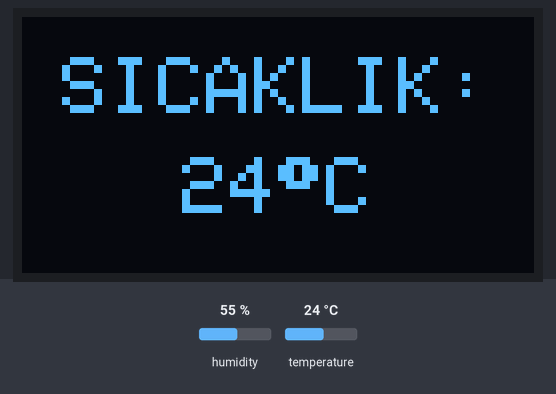
A sketch run on a simulated ESP8266 (NodeMCU). Shown: 128×64 one-colour display. Inputs (shaded band) come from the test bench; at power-on: temperature 24 °C, humidity 55 %. WiFi joins after 1.5 s; servers stay silent unless stated; the local clock reads 2024-03-15 10:24:30 at power-on unless the sketch sets it; what the sketch prints to the serial monitor is not drawn.

Above: at 3.2 s.
3.3 s: temperature set to 12 °C
At 4.3 s:
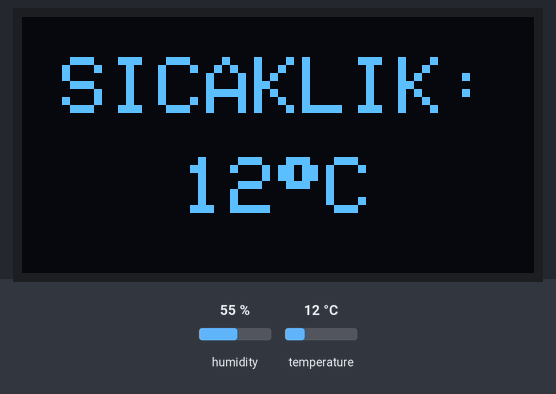
6.3 s: temperature set to 19 °C
At 8.4 s:
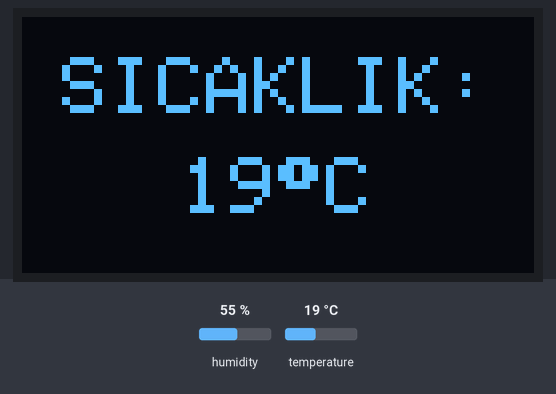
9.0 s: temperature set to 28 °C
At 13.8 s:
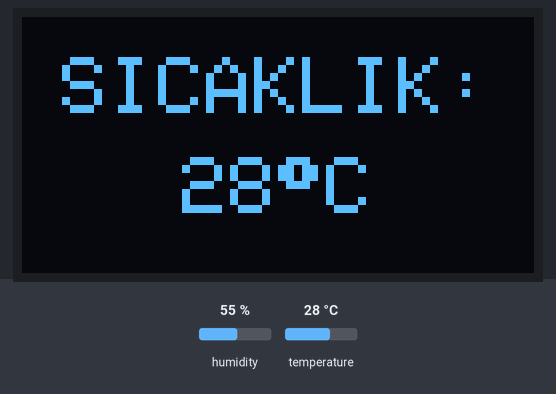
Timing chart, 0 to 15.3 s (numbered marks = the images above; inputs shaded):
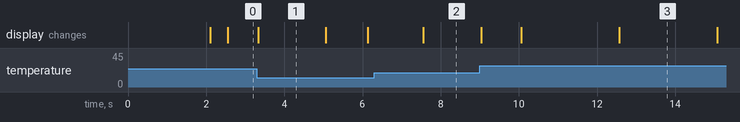

The sketch:

NetTime-Client-Display.ino
```cpp
#include <ESP8266WiFi.h>
#include <WiFiUdp.h>
#include <ArduinoOTA.h>
#include <Adafruit_SH110X.h>
#include <time.h>
#include <dht11.h>
#include "secrets.h"
#include "language.h"
#include <Fonts/FreeSansBold24pt7b.h>
#include <Fonts/FreeSansBold9pt7b.h>

// --- Display Settings ---
#define SCREEN_WIDTH 128
#define SCREEN_HEIGHT 64
#define DHT11PIN 14
Adafruit_SH1106G display(SCREEN_WIDTH, SCREEN_HEIGHT, &Wire, -1);

// --- Communication & Sync Settings ---
WiFiUDP udp;
unsigned int localUdpPort = 4210;
int failCounter = 0;
const int MAX_RETRIES = 3;
bool isLocalMode = true;
unsigned long lastLocalCheck = 0;
const unsigned long LOCAL_CHECK_INTERVAL = 300000;  // 5 minutes

// --- Global Data Variables ---
String displayTime = "--:--";
String displayDate = "--/--/--";
bool isConnected = false;
bool showNoWifi = true;
unsigned long lastBlinkTime = 0;

dht11 DHT;

// --- Time Settings (GMT+3) ---
const char* ntpServer = "pool.ntp.org";
const long gmtOffset_sec = 3 * 3600;
struct tm timeinfo;

// --- Page & Animation Management ---
int currentPage = 0;
const int totalPages = 2;
unsigned long lastPageSwitch = 0;
const unsigned long pageInterval = 2500;

void setupOTA() {
  ArduinoOTA.setHostname("NetTime-Env-Client");
  ArduinoOTA.setPassword(YOUR_OTA_PASS);

  ArduinoOTA.onStart([]() {
    display.clearDisplay();
    display.setTextSize(1);
    display.setTextColor(SH110X_WHITE);
    display.setCursor(10, 10);
    display.println("Guncelleniyor...");
    display.display();
  });

  ArduinoOTA.onProgress([](unsigned int progress, unsigned int total) {
    int yuzde = progress / (total / 100);

    display.clearDisplay();
    display.setFont(&FreeSansBold9pt7b);
    display.setTextColor(SH110X_WHITE);

    display.setCursor(5, 25);
    display.print("Guncelleniyor");

    display.setCursor(40, 40);
    display.print("%");
    display.print(yuzde);

    display.setFont();
    display.drawRect(5, 52, 118, 10, SH110X_WHITE);
    display.fillRect(5, 52, map(yuzde, 0, 100, 0, 118), 10, SH110X_WHITE);

    display.display();
  });

  ArduinoOTA.onEnd([]() {
    display.clearDisplay();
    display.setTextColor(SH110X_WHITE);

    display.setFont(&FreeSansBold9pt7b);
    display.setTextSize(1);

    display.setCursor(10, 25);
    display.print("BASARILI!");

    display.setFont();
    display.setTextSize(1);

    display.setCursor(10, 45);
    display.print("Yeniden basliyor...");

    display.display();
  });

  ArduinoOTA.onError([](ota_error_t error) {
    display.clearDisplay();
    display.setCursor(10, 10);
    display.print("ERROR: ");
    display.println(error);
    display.display();
  });

  ArduinoOTA.begin();
}

void setup() {
  Serial.begin(115200);

  if (!display.begin(0x3C, true)) {
    Serial.println("OLED failed!");
  }
  display.clearDisplay();
  display.setTextColor(SH110X_WHITE);

  // WiFi Connection
  WiFi.begin(YOUR_SSID, YOUR_PASS);

  setupOTA();

  udp.begin(localUdpPort);

  // Initial NTP Setup (Always active in background)
  configTime(gmtOffset_sec, 0, ntpServer);

  Serial.println("\nClient Started in Hybrid Mode.");

  displayBrandLogo();
  delay(2000);
}

void loop() {
  ArduinoOTA.handle();
  handleHybridSync();  // Burada isConnected güncelleniyor

  DHT.read(DHT11PIN);

  // Sayfa değiştirme zamanlaması
  if (millis() - lastPageSwitch >= pageInterval) {
    currentPage = (currentPage + 1) % totalPages;
    lastPageSwitch = millis();
  }

  // EKRAN ÇİZİMİ
  display.clearDisplay();

  if (!isConnected) {
    // WIFI YOKSA: Uyarı yanıp sönsün
    if (millis() - lastBlinkTime >= 500) {
      showNoWifi = !showNoWifi;
      lastBlinkTime = millis();
    }

    if (showNoWifi) {
      display.setFont();
      display.setTextSize(1);
      display.setCursor(0, 0);
      display.print("! NO WIFI");
    }
  }
  // WIFI VARSA: Normal sayfaları göster (Sunucu olmasa bile NTP saati görünür)
  switch (currentPage) {
    case 0: displayTimePage(); break;
    case 1: displayWeatherPage(); break;
  }


  display.display();
}
```

Clock.ino
```cpp
// --- SAAT ÇİZİMİ ---
void displayTimePage() {
  display.setFont(&FreeSansBold24pt7b);
  display.setTextSize(1);
  display.setTextColor(SH110X_WHITE);

  int16_t x1, y1;
  uint16_t w, h;
  display.getTextBounds(displayTime, 0, 0, &x1, &y1, &w, &h);
  display.setCursor((128 - w) / 2, 35);
  display.print(displayTime);

  // --- ARA ÇİZGİ ---
  // SH110X kütüphanesinde renk ismi genelde SH110X_WHITE olarak geçer
  display.setFont();
  display.fillRect(0, 42, SCREEN_WIDTH, 3, SH110X_WHITE);

  // --- TARİH ÇİZİMİ ---
  display.setTextSize(2);
  String showDate = displayDate;
  display.getTextBounds(showDate, 0, 0, &x1, &y1, &w, &h);
  display.setCursor((128 - w) / 2, 48);
  display.print(showDate);
}
```

SyncLogic.ino
```cpp
void handleHybridSync() {
  // Uyarı yanıp sönmesini kontrol eden değişken artık sadece fiziksel WiFi'a bağlı
  isConnected = (WiFi.status() == WL_CONNECTED);

  if (!isConnected) return; // WiFi yoksa işlem yapma

  int packetSize = udp.parsePacket();
  if (packetSize) {
    char packetBuffer[32];
    int len = udp.read(packetBuffer, 31);
    packetBuffer[len] = 0;

    String payload = String(packetBuffer);
    int sep = payload.indexOf('|');
    if (sep != -1) {
      displayTime = payload.substring(0, sep);
      displayDate = payload.substring(sep + 1);
      failCounter = 0;
      isLocalMode = true;
      return;
    }
  }

  // Sunucu yoksa Fallback
  static unsigned long lastAttempt = 0;
  if (millis() - lastAttempt >= 2000) {
    lastAttempt = millis();
    if (isLocalMode) {
      failCounter++;
      if (failCounter >= MAX_RETRIES) isLocalMode = false;
    }
  }

  // NTP Modu
  if (!isLocalMode) {
    time_t now = time(nullptr);
    struct tm* p_tm = localtime(&now);

    if (p_tm->tm_year > 70) { // NTP'den geçerli veri geldi mi?
      char t_buf[9], d_buf[11];
      sprintf(t_buf, "%02d:%02d", p_tm->tm_hour, p_tm->tm_min);
      sprintf(d_buf, "%02d/%02d/%04d", p_tm->tm_mday, p_tm->tm_mon + 1, p_tm->tm_year + 1900);
      displayTime = String(t_buf);
      displayDate = String(d_buf);
    } else {
      // WiFi var ama henüz ne sunucu ne NTP veri gönderdi
      displayTime = "--:--";
      displayDate = "--/--/--";
    }
  }
}
```

Weather.ino
```cpp
/**
 * Displays the current temperature and humidity on the OLED screen.
 * Centered horizontally for a clean look.
 */
void displayWeatherPage() {
  int16_t x1, y1;
  uint16_t w, h;
  char buffer[20];
  display.setTextSize(2);

  int currentTemp = DHT.temperature;
  //int currentHum = DHT.humidity;

  // Row 1: Temperature (Örn: SICAKLIK: 25°C)
  sprintf(buffer, "SICAKLIK:");
  display.getTextBounds(buffer, 0, 0, &x1, &y1, &w, &h);
  display.setCursor((SCREEN_WIDTH - w) / 2, 10);
  display.print(buffer);

  // Row 2: Humidity (Örn: NEM: %45)
  sprintf(buffer, "%02d%cC", currentTemp, 247);
  display.getTextBounds(buffer, 0, 0, &x1, &y1, &w, &h);
  display.setCursor((SCREEN_WIDTH - w) / 2, 35);
  display.print(buffer);
}
```

language.h
```cpp
#ifndef LANGUAGE_H
#define LANGUAGE_H

// Dil seçimi: 0 = English, 1 = Turkish
#define SELECTED_LANG 1

#if SELECTED_LANG == 1
// --- Türkçe ---
#define WEB_TEMP "SICAKLIK"
#define TXT_TEMP "SIC"
#define WEB_HUM "NEM"
#define TXT_HUM "NEM"
#define TXT_DATE "TARIH"
#define TXT_TIME "SAAT"
const char* days[] = { "Pazar", "Pazartesi", "Sali", "Carsamba", "Persembe", "Cuma", "Cumartesi" };
#else
// --- English ---
#define WEB_TEMP "TEMPERATURE"
#define TXT_TEMP "TEMP"
#define WEB_HUM "HUMIDITY"
#define TXT_HUM "HUM"
#define TXT_DATE "DATE"
#define TXT_TIME "TIME"
const char* days[] = { "Sunday", "Monday", "Tuesday", "Wednesday", "Thursday", "Friday", "Saturday" };
#endif

#endif
```

secrets_template.h
```cpp
// secrets.h - Wireless Credentials Template
#ifndef SECRETS_H
#define SECRETS_H


#define YOUR_SSID "PASTE_YOUR_SSID_HERE"
#define YOUR_PASS "PASTE_YOUR_PASSWORD_HERE"
#define YOUR_OTA_PASS "PASTE_YOUR_OTA_PASS_HERE"
//#define YOUR_URL "YOUR_URL"
//#define YOUR_DATABASE_SECRET_KEY "YOUR_DATABASE_SECRET_KEY"

#endif
```

Source omitted: playAssets.ino (data table, 10146 bytes)

Measured:
- after the input at 3.3 s, the display: changes at once (image 1)
- after the input at 6.3 s, the display: changes after 1.3 s (image 2)
- after the input at 9.0 s, the display: changes at once (image 3)
- what the display in image 1 shows lasts 1.8 s, from 3.3 s to 5.1 s
